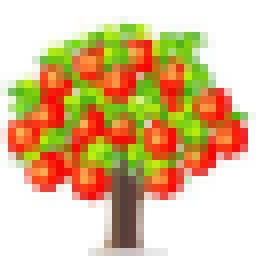
%> input picture Code/original.png, 32 x 32 px (shown 8 times larger)
$ octave rgb.m   (GNU Octave 9; MATLAB toolbox functions it lacks are replaced by stand-ins)
%> lines starting %> are read from the running program, lines starting %| are printed output that depends on the picture
%file: rgb.m
%function: calculate the value distribution of pixels in the image
img = imread("original.png");
%> img is the input picture: size 32x32x3 uint8; mean R, G, B 218.7, 188.3, 144.3
cal = zeros(3,256);
[M,N,C] = size(img);
%> M = 32; N = 32; C = 3


for cha = 1 : C
    for m = 1 : M
        for n = 1 : N
            pixel = img(m,n,cha)+1;
            cal(cha,pixel) = cal(cha,pixel)+1;
        end
    end
end
%> after the loop, cal = 256 columns, first 8: [0 0 0 0 0 0 0 0; 0 0 0 0 1 0 1 2; 0 0 0 1 1 4 9 8]
x=0:1:255;
 a=cal(1,:);
%> a = 256 values, max 380 at index 255, min 0 at index 1, mean 4
 b=cal(2,:);
%> b = 256 values, max 390 at index 255, min 0 at index 1, mean 4
 c=cal(3,:);
%> c = 256 values, max 378 at index 255, min 0 at index 1, mean 4
 plot(x,a,'-r',x,b,'-g',x,c,'-b','LineWidth',1.1);

axis([0,255,0,20000])

set(gca,'xticklabel',[0:50:250])
set(gca,'YTick',[0:5000:20000])
set(gca,'FontName','Times New Roman','FontSize',13);

% legend('Red','Green','Blue','fontsize',11);
% xlabel('Error value','fontsize',13)
xlabel('Prediction value','FontName','Times New Roman','FontSize',15);
legend('Red','Green','Blue', 'FontName','Times New Roman', 'FontSize',13);
ylabel('Count','FontName','Times New Roman','FontSize',15)
set(gcf,'position',[0,0,420,270])
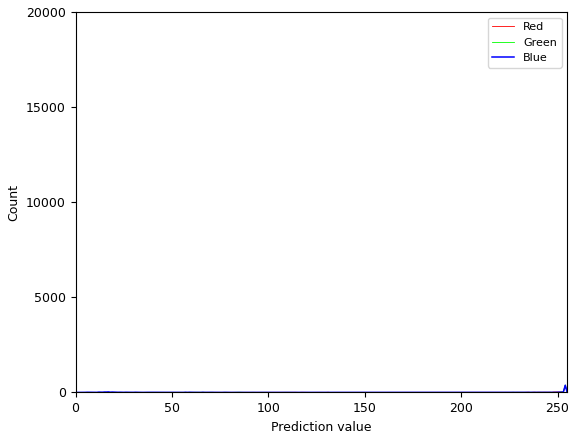
%> figure redrawn from the program's plot data; curve peaks at x = 254, y = 380; curve peaks at x = 254, y = 390; curve peaks at x = 254, y = 378

% [71 lines of commented-out code are left out]
